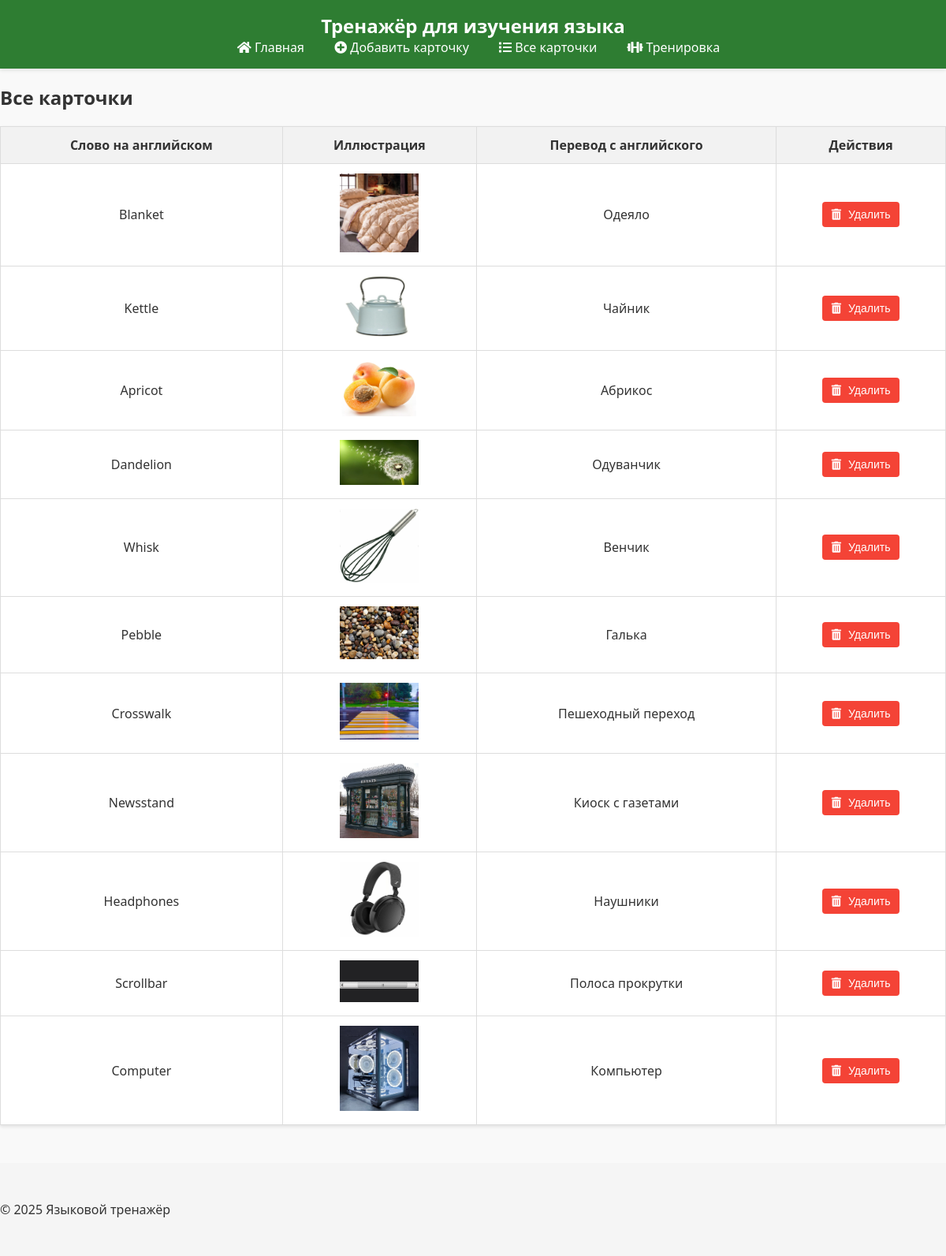
Page /cards/ on the committed database.
### cards/models.py (models this page shows, shortened)
class Card(models.Model):
    word = models.CharField(max_length=100, verbose_name="Слово")
    image = models.ImageField(upload_to="cards/images/", verbose_name="Иллюстрация")
    translation = models.CharField(max_length=100, verbose_name="Перевод")
    created_at = models.DateTimeField(auto_now_add=True, verbose_name="Дата создания")

### cards/views.py (the view)
# urls.py: path('cards/', views.card_list, name='card_list'),
def card_list(request):
    cards = Card.objects.all()
    return render(request, 'cards/card_list.html', {'cards': cards})

### cards/templates/cards/card_list.html (shortened to what this page needs)
{% extends 'cards/base.html' %}
{% load static %}
{% block content %}
<h2>Все карточки</h2>
<table class="cards-table">
    <thead>
        <tr>
            <th class="text-center">Слово на английском</th>
            <th class="text-center">Иллюстрация</th>
            <th class="text-center">Перевод с английского</th>
            <th class="text-center">Действия</th>
        </tr>
    </thead>
    <tbody>
        {% for card in cards %}
        <tr>
            <td class="text-center">{{ card.word }}</td>
            <td class="text-center"><img src="{{ card.image.url }}" width="100"></td>
            <td class="text-center">{{ card.translation }}</td>
            <td class="text-center">
                <form action="{% url 'delete_card' card.id %}" method="post" style="display: inline;">
                    <button type="submit" class="delete-btn" onclick="return confirm('Удалить эту карточку?')">
                        <i class="fas fa-trash-alt"></i> Удалить
                    </button>
                </form>
            </td>
        </tr>
        {% endfor %}
    </tbody>
</table>
{% endblock %}

### cards/templates/cards/base.html (shortened to what this page needs)
<!DOCTYPE html>
<html lang="ru">
<head>
    <link rel="stylesheet" href="https://cdnjs.cloudflare.com/ajax/libs/font-awesome/5.15.4/css/all.min.css">
    <link rel="stylesheet" href="/static/css/style.css">
</head>
<body>
    <header>
        <h1>Тренажёр для изучения языка</h1>
        <nav>
            <a href="{% url 'home' %}"><i class="fas fa-home"></i> Главная</a>
            <a href="{% url 'add_card' %}"><i class="fas fa-plus-circle"></i> Добавить карточку</a>
            <a href="{% url 'card_list' %}"><i class="fas fa-list"></i> Все карточки</a>
            <a href="{% url 'practice' %}"><i class="fas fa-dumbbell"></i> Тренировка</a>
        </nav>
    </header>
    <main>
        {% block content %}{% endblock %}
    </main>
    <footer>
        <p>© 2025 Языковой тренажёр</p>
    </footer>
</body>
</html>

### static/css/style.css (style rules this page uses)
body { font-family: Arial, sans-serif; margin: 0; padding: 0; background-color: #f5f5f5; }
header { background-color: #4CAF50; color: white; padding: 1rem; text-align: center; }
nav a { color: white; margin: 0 10px; text-decoration: none; transition: color 0.3s; }
table { width: 100%; border-collapse: collapse; margin-top: 20px; background-color: white; box-shadow: 0 2px 4px rgba(0, 0, 0, 0.1); }
table, th, td { border: 1px solid #ddd; }
th { background-color: #f2f2f2; }
th, td { padding: 12px; text-align: left; }
.delete-btn { background-color: #f44336; color: white; border: none; padding: 8px 12px; border-radius: 4px; cursor: pointer; transition: background-color 0.3s; font-size: 14px; }
.delete-btn i { margin-right: 5px; }
.text-center { text-align: center; }
header { background-color: #2E7D32; color: white; padding: 1rem 0; box-shadow: 0 2px 5px rgba(0,0,0,0.1); }
header h1 { margin: 0; font-size: 1.5rem; }
header nav a { color: white; text-decoration: none; margin-left: 1.5rem; padding: 0.5rem 0; border-bottom: 2px solid transparent; transition: all 0.3s ease; }
footer { background-color: #f5f5f5; padding: 2rem 0; margin-top: 3rem; }
body { font-family: 'Segoe UI', Tahoma, Geneva, Verdana, sans-serif; margin: 0; padding: 0; color: #333; background-color: #f9f9f9; }

### rows in the picture
Card: word "Blanket", image (picture), translation "Одеяло"
Card: word "Kettle", image (picture), translation "Чайник"
Card: word "Apricot", image (picture), translation "Абрикос"
Card: word "Dandelion", image (picture), translation "Одуванчик"
Card: word "Whisk", image (picture), translation "Венчик"
Card: word "Pebble", image (picture), translation "Галька"
Card: word "Crosswalk", image (picture), translation "Пешеходный переход"
Card: word "Newsstand", image (picture), translation "Киоск с газетами"
Card: word "Headphones", image (picture), translation "Наушники"
Card: word "Scrollbar", image (picture), translation "Полоса прокрутки"
Card: word "Сomputer", image (picture), translation "Компьютер"
